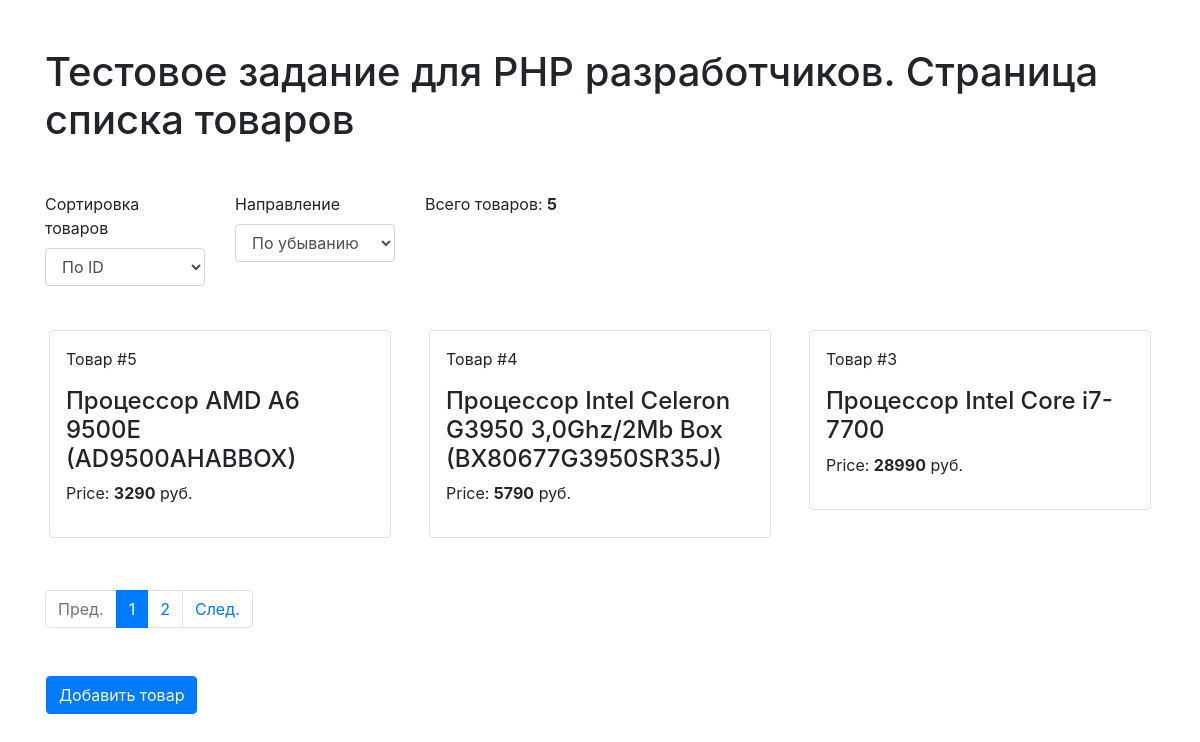
The page / on the database its author committed.
### tables this page shows
CREATE TABLE `products` (
  `id` int(11) NOT NULL,
  `name` varchar(100) NOT NULL,
  `price` int(11) NOT NULL
);

### classes/Product.php (called while the page is built, shortened)
<?php
require_once 'DB.php';
class Product
{
    public $mysqli;
    public $per_page = 3;
    public $total_rows;
    public $sort;
    public $order;
    public $out_msg = '';
    public function __construct(){
        $connect_db = new DB;
        $this->mysqli = $connect_db->connectDb();
    }
    public function getProductsList($page = 1, $sort = 'id', $order = 'desc'){
        $count_result = $this->mysqli->query('SELECT COUNT(*) FROM products');
        if($count_row = $count_result->fetch_row()){
            $this->total_rows = (int)$count_row[0];
        }
        $this->num_pages = (int)ceil($this->total_rows/$this->per_page);
        $limit = $this->per_page * ($page - 1);
        if($sort != 'price')$this->sort = 'id';
        else $this->sort = 'price';
        if($order !='asc')$this->order = 'desc';
        else $this->order = 'asc';
        if(!$result = $this->mysqli->query("SELECT * FROM products ORDER BY " . $this->sort . " " . $this->order . " LIMIT " . $limit . "," . $this->per_page )){
            $this->out_msg .= $this->mysqli->errno . ' - ' . $this->mysqli->error . PHP_EOL;
            return false;
        }
        while ($row = $result->fetch_assoc()) {
            $products_list[] = $row;
        }
        return $products_list;
    }
}

### classes/DB.php (called while the page is built, shortened)
<?php
class DB{
    public function connectDb(){
        $this->mysqli = new mysqli(
            'localhost',
            'developer_test',
            'bAOgbVGxD9',
            'developer_test'
        );
        $this->mysqli->set_charset("utf8");
        return $this->mysqli;
    }
}

### index.php (the view, shortened to what this page needs)
<?php
require_once($_SERVER['DOCUMENT_ROOT'] . '/classes/Product.php');
?>
<html>
<head>
    <link rel="stylesheet" href="https://stackpath.bootstrapcdn.com/bootstrap/4.4.1/css/bootstrap.min.css">
</head>
<body>
<?
$product = new Product();
$page = 1;
$products_list = $product->getProductsList($page, $sort, $order);
?>
<div class="container mt-5">
    <h1>Тестовое задание для PHP разработчиков. Страница списка товаров</h1>
    <div class="row mt-5">
        <div class="col-md-4">
            <div class="row mb-4">
                <div class="form-group col-md-6">
                    <label>Сортировка товаров</label>
                    <select class="form-control" id="sort">
                        <option value="id" <?=(!isset($_GET['sort']) || $_GET['sort'] == 'id') ? 'selected' : ''?>>По ID</option>
                    </select>
                </div>
                <div class="form-group col-md-6">
                    <label>Направление</label>
                    <select class="form-control" id="order">
                        <option value="desc" <?=(!isset($_GET['order']) || $_GET['order'] == 'desc') ? 'selected' : ''?>>По убыванию</option>
                    </select>
                </div>
            </div>
        </div>
        <div class="col-md-6">
            <p class="group inner list-group-item-text">Всего товаров: <strong><?=$product->total_rows?></strong></p>
        </div>
    </div>
    <div class="row mb-5">
        <?foreach($products_list as $item):?>
            <div class="col-md-4">
                <div class="m-1  p-3 border rounded">
                    <p>Товар #<?=$item['id']?></p>
                    <h4 class="group inner list-group-item-heading"><?=$item['name']?></h4>
                    <p class="group inner list-group-item-text">Price: <strong><?=$item['price']?></strong>&nbsp;руб.</p>
                </div>
            </div>
        <?endforeach;?>
    </div>
    <?if($product->num_pages > 1):?>
        <?
        $params_str = '';
        ?>
        <ul class="pagination">
            <li class="page-item<?=$page == 1 ? ' disabled' : ''?>">
                <a class="page-link" id="prev" href="/?<?=$params_str ?>page=<?=$page-1?>">Пред.</a>
            </li>
            <?for($i = 1; $i <= $product->num_pages; $i++){
                ?>
                <li class="page-item<?=$i==$page?' active':''?>"><a class="page-link" id="" href="/?<?=$params_str ?>page=<?=$i?>"><?=$i?></a></li>
                <?
            }?>
            <li class="page-item<?=$page == $product->num_pages ? ' disabled' : ''?>">
                <a class="page-link" id="next" href="/?<?=$params_str ?>page=<?=$page+1?>">След.</a>
            </li>
        </ul>
    <?endif;?>
    <div class="row pl-3 mt-5 add__product">
        <a href="/add_product.php" class="btn btn-primary">Добавить товар</a>
    </div>
</div>
</body>
</html>

### rows shown on the page
products: id "5", name "Процессор AMD A6 9500E (AD9500AHABBOX)", price "3290"
products: id "4", name "Процессор Intel Celeron G3950 3,0Ghz/2Mb Box (BX80677G3950SR35J)", price "5790"
products: id "3", name "Процессор Intel Core i7-7700", price "28990"

### other values the page prints
$product->total_rows "5"
